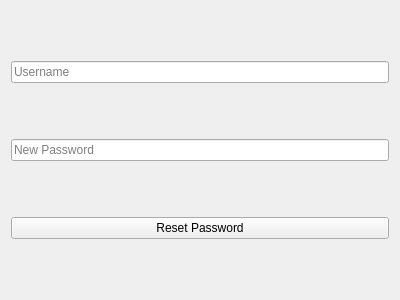
<?xml version="1.0" encoding="UTF-8"?>
<ui version="4.0">
 <class>UserForgotPass</class>
 <widget class="QWidget" name="UserForgotPass">
  <property name="geometry">
   <rect>
    <x>0</x>
    <y>0</y>
    <width>400</width>
    <height>300</height>
   </rect>
  </property>
  <property name="windowTitle">
   <string>Forgot Password</string>
  </property>
  <layout class="QVBoxLayout" name="verticalLayout">
    <item>
     <widget class="QLineEdit" name="usernameLineEdit">
      <property name="placeholderText">
       <string>Username</string>
      </property>
     </widget>
    </item>
    <item>
     <widget class="QLineEdit" name="newPasswordLineEdit">
      <property name="placeholderText">
       <string>New Password</string>
      </property>
      <property name="echoMode">
       <enum>QLineEdit::Password</enum>
      </property>
     </widget>
    </item>
    <item>
     <widget class="QPushButton" name="forgotPasswordButton">
      <property name="text">
       <string>Reset Password</string>
      </property>
     </widget>
    </item>
  </layout>
 </widget>
 <resources/>
 <connections/>
</ui>
